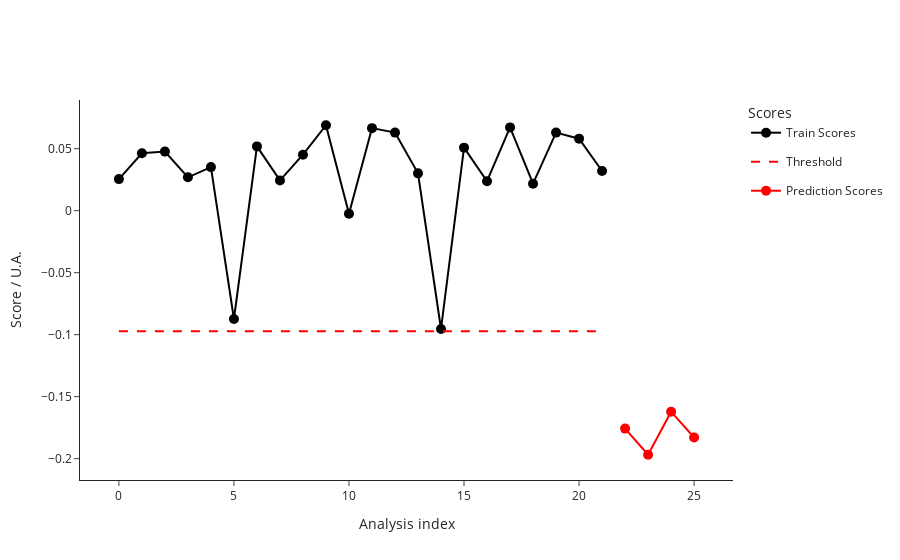

The code cell stored with this chart in its notebook:
### Code cell
ana.add_prediction(add_outliers = False)
ana.plot_scores()

### Figure 1 — Plotly figure (JSON) as saved in the notebook; plotly's stock layout.template omitted (floating-point values rounded to 4 significant figures)
{"data": [{"hovertemplate": ["<b>index: </b>17<br><b>name: </b>210812_Pac--005<br><b>path: </b>D:/ExtractedSignals\\210812_Pac 2021-08-12 10-30-07\\210812_Pac--005.D<br><b>batch: </b>210812_Pac 2021-08-12 10-30-07<br><b>batch_position: </b>5<br><b>idle_time: </b>279.0<br><b>sample: </b>NaCl 0,9%<br><b>method: </b>SAA_411_Pac.M<br><b>timestamp: </b>2021-08-12 10:50:23<br><b>detector: </b>G1315C<br><b>pump: </b>G7110B<br><b>start_time: </b>2021-08-12 10:50:57<br><b>end_time: </b>2021-08-12 10:54:57<br><b>runtime: </b>239.7000000000036", "<b>index: </b>18<br><b>name: </b>210812_Pac--006<br><b>path: </b>D:/ExtractedSignals\\210812_Pac 2021-08-12 10-30-07\\210812_Pac--006.D<br><b>batch: </b>210812_Pac 2021-08-12 10-30-07<br><b>batch_position: </b>6<br><b>idle_time: </b>279.0<br><b>sample: </b>Blank<br><b>method: </b>SAA_411_Pac.M<br><b>timestamp: </b>2021-08-12 10:55:02<br><b>detector: </b>G1315C<br><b>pump: </b>G7110B<br><b>start_time: </b>2021-08-12 10:55:36<br><b>end_time: </b>2021-08-12 10:59:36<br><b>runtime: </b>239.7000000000036", "<b>index: </b>19<br><b>name: </b>210812_Pac--007<br><b>path: </b>D:/ExtractedSignals\\210812_Pac 2021-08-12 10-30-07\\210812_Pac--007.D<br><b>batch: </b>210812_Pac 2021-08-12 10-30-07<br><b>batch_position: </b>7<br><b>idle_time: </b>279.0<br><b>sample: </b>0.025 mg/ml<br><b>method: </b>SAA_411_Pac.M<br><b>timestamp: </b>2021-08-12 10:59:41<br><b>detector: </b>G1315C<br><b>pump: </b>G7110B<br><b>start_time: </b>2021-08-12 11:00:15<br><b>end_time: </b>2021-08-12 11:04:15<br><b>runtime: </b>239.7000000000036", "<b>index: </b>20<br><b>name: </b>210812_Pac--008<br><b>path: </b>D:/ExtractedSignals\\210812_Pac 2021-08-12 10-30-07\\210812_Pac--008.D<br><b>batch: </b>210812_Pac 2021-08-12 10-30-07<br><b>batch_position: </b>8<br><b>idle_time: </b>279.0<br><b>sample: </b>Blank<br><b>method: </b>SAA_411_Pac.M<br><b>timestamp: </b>2021-08-12 11:04:20<br><b>detector: </b>G1315C<br><b>pump: </b>G7110B<br><b>start_time: </b>2021-08-12 11:04:54<br><b>end_time: </b>2021-08-12 11:08:54<br><b>runtime: </b>239.7000000000036", "<b>index: </b>21<br><b>name: </b>210812_Pac--009<br><b>path: </b>D:/ExtractedSignals\\210812_Pac 2021-08-12 10-30-07\\210812_Pac--009.D<br><b>batch: </b>210812_Pac 2021-08-12 10-30-07<br><b>batch_position: </b>9<br><b>idle_time: </b>279.0<br><b>sample: </b>210806/036 :10<br><b>method: </b>SAA_411_Pac.M<br><b>timestamp: </b>2021-08-12 11:08:59<br><b>detector: </b>G1315C<br><b>pump: </b>G7110B<br><b>start_time: </b>2021-08-12 11:09:32<br><b>end_time: </b>2021-08-12 11:13:32<br><b>runtime: </b>239.7000000000036", "<b>index: </b>22<br><b>name: </b>210812_Pac--010<br><b>path: </b>D:/ExtractedSignals\\210812_Pac 2021-08-12 10-30-07\\210812_Pac--010.D<br><b>batch: </b>210812_Pac 2021-08-12 10-30-07<br><b>batch_position: </b>10<br><b>idle_time: </b>278.0<br><b>sample: </b>210806/036 :10<br><b>method: </b>SAA_411_Pac.M<br><b>timestamp: </b>2021-08-12 11:13:37<br><b>detector: </b>G7110B<br><b>pump: </b>G7110B<br><b>start_time: </b>2021-08-12 11:14:11<br><b>end_time: </b>2021-08-12 11:18:11<br><b>runtime: </b>239.7000000000036", "<b>index: </b>23<br><b>name: </b>210812_Pac--011<br><b>path: </b>D:/ExtractedSignals\\210812_Pac 2021-08-12 10-30-07\\210812_Pac--011.D<br><b>batch: </b>210812_Pac 2021-08-12 10-30-07<br><b>batch_position: </b>11<br><b>idle_time: </b>279.0<br><b>sample: </b>210806/036 :10<br><b>method: </b>SAA_411_Pac.M<br><b>timestamp: </b>2021-08-12 11:18:16<br><b>detector: </b>G7110B<br><b>pump: </b>G7110B<br><b>start_time: </b>2021-08-12 11:18:50<br><b>end_time: </b>2021-08-12 11:22:50<br><b>runtime: </b>239.7000000000036", "<b>index: </b>24<br><b>name: </b>210812_Pac--012<br><b>path: </b>D:/ExtractedSignals\\210812_Pac 2021-08-12 10-30-07\\210812_Pac--012.D<br><b>batch: </b>210812_Pac 2021-08-12 10-30-07<br><b>batch_position: </b>12<br><b>idle_time: </b>279.0<br><b>sample: </b>Blank<br><b>method: </b>SAA_411_Pac.M<br><b>timestamp: </b>2021-08-12 11:22:55<br><b>detector: </b>G1315C<br><b>pump: </b>G7110B<br><b>start_time: </b>2021-08-12 11:23:29<br><b>end_time: </b>2021-08-12 11:27:29<br><b>runtime: </b>239.7000000000036", "<b>index: </b>25<br><b>name: </b>210812_Pac--013<br><b>path: </b>D:/ExtractedSignals\\210812_Pac 2021-08-12 10-30-07\\210812_Pac--013.D<br><b>batch: </b>210812_Pac 2021-08-12 10-30-07<br><b>batch_position: </b>13<br><b>idle_time: </b>279.0<br><b>sample: </b>0.025 mg/ml<br><b>method: </b>SAA_411_Pac.M<br><b>timestamp: </b>2021-08-12 11:27:34<br><b>detector: </b>G1315C<br><b>pump: </b>G7110B<br><b>start_time: </b>2021-08-12 11:28:08<br><b>end_time: </b>2021-08-12 11:32:08<br><b>runtime: </b>239.7000000000036", "<b>index: </b>26<br><b>name: </b>210812_Pac--014<br><b>path: </b>D:/ExtractedSignals\\210812_Pac 2021-08-12 10-30-07\\210812_Pac--014.D<br><b>batch: </b>210812_Pac 2021-08-12 10-30-07<br><b>batch_position: </b>14<br><b>idle_time: </b>279.0<br><b>sample: </b>Blank<br><b>method: </b>SAA_411_Pac.M<br><b>timestamp: </b>2021-08-12 11:32:13<br><b>detector: </b>G7110B<br><b>pump: </b>G7110B<br><b>start_time: </b>2021-08-12 11:32:46<br><b>end_time: </b>2021-08-12 11:36:47<br><b>runtime: </b>239.7000000000036", "<b>index: </b>85<br><b>name: </b>210813_Pac--003<br><b>path: </b>D:/ExtractedSignals\\210813_Pac 2021-08-13 10-37-27\\210813_Pac--003.D<br><b>batch: </b>210813_Pac 2021-08-13 10-37-27<br><b>batch_position: </b>3<br><b>idle_time: </b>278.0<br><b>sample: </b>Blank<br><b>method: </b>SAA_411_Pac.M<br><b>timestamp: </b>2021-08-13 10:48:34<br><b>detector: </b>G1315C<br><b>pump: </b>G7116B<br><b>start_time: </b>2021-08-13 10:49:08<br><b>end_time: </b>2021-08-13 10:53:08<br><b>runtime: </b>239.7000000000036", "<b>index: </b>86<br><b>name: </b>210813_Pac--004<br><b>path: </b>D:/ExtractedSignals\\210813_Pac 2021-08-13 10-37-27\\210813_Pac--004.D<br><b>batch: </b>210813_Pac 2021-08-13 10-37-27<br><b>batch_position: </b>4<br><b>idle_time: </b>279.0<br><b>sample: </b>Blank<br><b>method: </b>SAA_411_Pac.M<br><b>timestamp: </b>2021-08-13 10:53:13<br><b>detector: </b>G1315C<br><b>pump: </b>G7110B<br><b>start_time: </b>2021-08-13 10:53:47<br><b>end_time: </b>2021-08-13 10:57:47<br><b>runtime: </b>239.7000000000036", "<b>index: </b>87<br><b>name: </b>210813_Pac--005<br><b>path: </b>D:/ExtractedSignals\\210813_Pac 2021-08-13 10-37-27\\210813_Pac--005.D<br><b>batch: </b>210813_Pac 2021-08-13 10-37-27<br><b>batch_position: </b>5<br><b>idle_time: </b>279.0<br><b>sample: </b>NaCl 0,9%<br><b>method: </b>SAA_411_Pac.M<br><b>timestamp: </b>2021-08-13 10:57:52<br><b>detector: </b>G7110B<br><b>pump: </b>G7110B<br><b>start_time: </b>2021-08-13 10:58:26<br><b>end_time: </b>2021-08-13 11:02:27<br><b>runtime: </b>239.7000000000036", "<b>index: </b>88<br><b>name: </b>210813_Pac--006<br><b>path: </b>D:/ExtractedSignals\\210813_Pac 2021-08-13 10-37-27\\210813_Pac--006.D<br><b>batch: </b>210813_Pac 2021-08-13 10-37-27<br><b>batch_position: </b>6<br><b>idle_time: </b>279.0<br><b>sample: </b>Blank<br><b>method: </b>SAA_411_Pac.M<br><b>timestamp: </b>2021-08-13 11:02:31<br><b>detector: </b>G1315C<br><b>pump: </b>G7110B<br><b>start_time: </b>2021-08-13 11:03:05<br><b>end_time: </b>2021-08-13 11:07:06<br><b>runtime: </b>239.7000000000036", "<b>index: </b>89<br><b>name: </b>210813_Pac--007<br><b>path: </b>D:/ExtractedSignals\\210813_Pac 2021-08-13 10-37-27\\210813_Pac--007.D<br><b>batch: </b>210813_Pac 2021-08-13 10-37-27<br><b>batch_position: </b>7<br><b>idle_time: </b>279.0<br><b>sample: </b>0.025 mg/ml<br><b>method: </b>SAA_411_Pac.M<br><b>timestamp: </b>2021-08-13 11:07:10<br><b>detector: </b>G1315C<br><b>pump: </b>G7116B<br><b>start_time: </b>2021-08-13 11:07:44<br><b>end_time: </b>2021-08-13 11:11:45<br><b>runtime: </b>239.7000000000036", "<b>index: </b>90<br><b>name: </b>210813_Pac--008<br><b>path: </b>D:/ExtractedSignals\\210813_Pac 2021-08-13 10-37-27\\210813_Pac--008.D<br><b>batch: </b>210813_Pac 2021-08-13 10-37-27<br><b>batch_position: </b>8<br><b>idle_time: </b>279.0<br><b>sample: </b>Blank<br><b>method: </b>SAA_411_Pac.M<br><b>timestamp: </b>2021-08-13 11:11:49<br><b>detector: </b>G1315C<br><b>pump: </b>G7110B<br><b>start_time: </b>2021-08-13 11:12:23<br><b>end_time: </b>2021-08-13 11:16:23<br><b>runtime: </b>239.7000000000036", "<b>index: </b>91<br><b>name: </b>210813_Pac--009<br><b>path: </b>D:/ExtractedSignals\\210813_Pac 2021-08-13 10-37-27\\210813_Pac--009.D<br><b>batch: </b>210813_Pac 2021-08-13 10-37-27<br><b>batch_position: </b>9<br><b>idle_time: </b>279.0<br><b>sample: </b>210812/004 :20<br><b>method: </b>SAA_411_Pac.M<br><b>timestamp: </b>2021-08-13 11:16:28<br><b>detector: </b>G1315C<br><b>pump: </b>G7110B<br><b>start_time: </b>2021-08-13 11:17:02<br><b>end_time: </b>2021-08-13 11:21:03<br><b>runtime: </b>239.7000000000036", "<b>index: </b>92<br><b>name: </b>210813_Pac--010<br><b>path: </b>D:/ExtractedSignals\\210813_Pac 2021-08-13 10-37-27\\210813_Pac--010.D<br><b>batch: </b>210813_Pac 2021-08-13 10-37-27<br><b>batch_position: </b>10<br><b>idle_time: </b>280.0<br><b>sample: </b>210812/004 :20<br><b>method: </b>SAA_411_Pac.M<br><b>timestamp: </b>2021-08-13 11:21:08<br><b>detector: </b>G1315C<br><b>pump: </b>G7110B<br><b>start_time: </b>2021-08-13 11:21:41<br><b>end_time: </b>2021-08-13 11:25:42<br><b>runtime: </b>239.7000000000036", "<b>index: </b>93<br><b>name: </b>210813_Pac--011<br><b>path: </b>D:/ExtractedSignals\\210813_Pac 2021-08-13 10-37-27\\210813_Pac--011.D<br><b>batch: </b>210813_Pac 2021-08-13 10-37-27<br><b>batch_position: </b>11<br><b>idle_time: </b>278.0<br><b>sample: </b>210812/004 :20<br><b>method: </b>SAA_411_Pac.M<br><b>timestamp: </b>2021-08-13 11:25:46<br><b>detector: </b>G1315C<br><b>pump: </b>G7110B<br><b>start_time: </b>2021-08-13 11:26:21<br><b>end_time: </b>2021-08-13 11:30:21<br><b>runtime: </b>239.7000000000036", "<b>index: </b>94<br><b>name: </b>210813_Pac--012<br><b>path: </b>D:/ExtractedSignals\\210813_Pac 2021-08-13 10-37-27\\210813_Pac--012.D<br><b>batch: </b>210813_Pac 2021-08-13 10-37-27<br><b>batch_position: </b>12<br><b>idle_time: </b>280.0<br><b>sample: </b>Blank<br><b>method: </b>SAA_411_Pac.M<br><b>timestamp: </b>2021-08-13 11:30:26<br><b>detector: </b>G1315C<br><b>pump: </b>G7110B<br><b>start_time: </b>2021-08-13 11:30:59<br><b>end_time: </b>2021-08-13 11:34:59<br><b>runtime: </b>239.7000000000036", "<b>index: </b>95<br><b>name: </b>210813_Pac--013<br><b>path: </b>D:/ExtractedSignals\\210813_Pac 2021-08-13 10-37-27\\210813_Pac--013.D<br><b>batch: </b>210813_Pac 2021-08-13 10-37-27<br><b>batch_position: </b>13<br><b>idle_time: </b>278.0<br><b>sample: </b>0.025 mg/ml<br><b>method: </b>SAA_411_Pac.M<br><b>timestamp: </b>2021-08-13 11:35:04<br><b>detector: </b>G1315C<br><b>pump: </b>G7110B<br><b>start_time: </b>2021-08-13 11:35:38<br><b>end_time: </b>2021-08-13 11:39:38<br><b>runtime: </b>239.7000000000036", "<b>index: </b>96<br><b>name: </b>210813_Pac--014<br><b>path: </b>D:/ExtractedSignals\\210813_Pac 2021-08-13 10-37-27\\210813_Pac--014.D<br><b>batch: </b>210813_Pac 2021-08-13 10-37-27<br><b>batch_position: </b>14<br><b>idle_time: </b>279.0<br><b>sample: </b>Blank<br><b>method: </b>SAA_411_Pac.M<br><b>timestamp: </b>2021-08-13 11:39:43<br><b>detector: </b>G1315C<br><b>pump: </b>G7110B<br><b>start_time: </b>2021-08-13 11:40:16<br><b>end_time: </b>2021-08-13 11:44:17<br><b>runtime: </b>239.7000000000036"], "legendgroup": "Train", "line": {"color": "black"}, "marker": {"color": "black", "size": 10}, "mode": "lines+markers", "name": "Train Scores", "text": ["<b>index: </b>17<br><b>name: </b>210812_Pac--005<br><b>path: </b>D:/ExtractedSignals\\210812_Pac 2021-08-12 10-30-07\\210812_Pac--005.D<br><b>batch: </b>210812_Pac 2021-08-12 10-30-07<br><b>batch_position: </b>5<br><b>idle_time: </b>279.0<br><b>sample: </b>NaCl 0,9%<br><b>method: </b>SAA_411_Pac.M<br><b>timestamp: </b>2021-08-12 10:50:23<br><b>detector: </b>G1315C<br><b>pump: </b>G7110B<br><b>start_time: </b>2021-08-12 10:50:57<br><b>end_time: </b>2021-08-12 10:54:57<br><b>runtime: </b>239.7000000000036", "<b>index: </b>18<br><b>name: </b>210812_Pac--006<br><b>path: </b>D:/ExtractedSignals\\210812_Pac 2021-08-12 10-30-07\\210812_Pac--006.D<br><b>batch: </b>210812_Pac 2021-08-12 10-30-07<br><b>batch_position: </b>6<br><b>idle_time: </b>279.0<br><b>sample: </b>Blank<br><b>method: </b>SAA_411_Pac.M<br><b>timestamp: </b>2021-08-12 10:55:02<br><b>detector: </b>G1315C<br><b>pump: </b>G7110B<br><b>start_time: </b>2021-08-12 10:55:36<br><b>end_time: </b>2021-08-12 10:59:36<br><b>runtime: </b>239.7000000000036", "<b>index: </b>19<br><b>name: </b>210812_Pac--007<br><b>path: </b>D:/ExtractedSignals\\210812_Pac 2021-08-12 10-30-07\\210812_Pac--007.D<br><b>batch: </b>210812_Pac 2021-08-12 10-30-07<br><b>batch_position: </b>7<br><b>idle_time: </b>279.0<br><b>sample: </b>0.025 mg/ml<br><b>method: </b>SAA_411_Pac.M<br><b>timestamp: </b>2021-08-12 10:59:41<br><b>detector: </b>G1315C<br><b>pump: </b>G7110B<br><b>start_time: </b>2021-08-12 11:00:15<br><b>end_time: </b>2021-08-12 11:04:15<br><b>runtime: </b>239.7000000000036", "<b>index: </b>20<br><b>name: </b>210812_Pac--008<br><b>path: </b>D:/ExtractedSignals\\210812_Pac 2021-08-12 10-30-07\\210812_Pac--008.D<br><b>batch: </b>210812_Pac 2021-08-12 10-30-07<br><b>batch_position: </b>8<br><b>idle_time: </b>279.0<br><b>sample: </b>Blank<br><b>method: </b>SAA_411_Pac.M<br><b>timestamp: </b>2021-08-12 11:04:20<br><b>detector: </b>G1315C<br><b>pump: </b>G7110B<br><b>start_time: </b>2021-08-12 11:04:54<br><b>end_time: </b>2021-08-12 11:08:54<br><b>runtime: </b>239.7000000000036", "<b>index: </b>21<br><b>name: </b>210812_Pac--009<br><b>path: </b>D:/ExtractedSignals\\210812_Pac 2021-08-12 10-30-07\\210812_Pac--009.D<br><b>batch: </b>210812_Pac 2021-08-12 10-30-07<br><b>batch_position: </b>9<br><b>idle_time: </b>279.0<br><b>sample: </b>210806/036 :10<br><b>method: </b>SAA_411_Pac.M<br><b>timestamp: </b>2021-08-12 11:08:59<br><b>detector: </b>G1315C<br><b>pump: </b>G7110B<br><b>start_time: </b>2021-08-12 11:09:32<br><b>end_time: </b>2021-08-12 11:13:32<br><b>runtime: </b>239.7000000000036", "<b>index: </b>22<br><b>name: </b>210812_Pac--010<br><b>path: </b>D:/ExtractedSignals\\210812_Pac 2021-08-12 10-30-07\\210812_Pac--010.D<br><b>batch: </b>210812_Pac 2021-08-12 10-30-07<br><b>batch_position: </b>10<br><b>idle_time: </b>278.0<br><b>sample: </b>210806/036 :10<br><b>method: </b>SAA_411_Pac.M<br><b>timestamp: </b>2021-08-12 11:13:37<br><b>detector: </b>G7110B<br><b>pump: </b>G7110B<br><b>start_time: </b>2021-08-12 11:14:11<br><b>end_time: </b>2021-08-12 11:18:11<br><b>runtime: </b>239.7000000000036", "<b>index: </b>23<br><b>name: </b>210812_Pac--011<br><b>path: </b>D:/ExtractedSignals\\210812_Pac 2021-08-12 10-30-07\\210812_Pac--011.D<br><b>batch: </b>210812_Pac 2021-08-12 10-30-07<br><b>batch_position: </b>11<br><b>idle_time: </b>279.0<br><b>sample: </b>210806/036 :10<br><b>method: </b>SAA_411_Pac.M<br><b>timestamp: </b>2021-08-12 11:18:16<br><b>detector: </b>G7110B<br><b>pump: </b>G7110B<br><b>start_time: </b>2021-08-12 11:18:50<br><b>end_time: </b>2021-08-12 11:22:50<br><b>runtime: </b>239.7000000000036", "<b>index: </b>24<br><b>name: </b>210812_Pac--012<br><b>path: </b>D:/ExtractedSignals\\210812_Pac 2021-08-12 10-30-07\\210812_Pac--012.D<br><b>batch: </b>210812_Pac 2021-08-12 10-30-07<br><b>batch_position: </b>12<br><b>idle_time: </b>279.0<br><b>sample: </b>Blank<br><b>method: </b>SAA_411_Pac.M<br><b>timestamp: </b>2021-08-12 11:22:55<br><b>detector: </b>G1315C<br><b>pump: </b>G7110B<br><b>start_time: </b>2021-08-12 11:23:29<br><b>end_time: </b>2021-08-12 11:27:29<br><b>runtime: </b>239.7000000000036", "<b>index: </b>25<br><b>name: </b>210812_Pac--013<br><b>path: </b>D:/ExtractedSignals\\210812_Pac 2021-08-12 10-30-07\\210812_Pac--013.D<br><b>batch: </b>210812_Pac 2021-08-12 10-30-07<br><b>batch_position: </b>13<br><b>idle_time: </b>279.0<br><b>sample: </b>0.025 mg/ml<br><b>method: </b>SAA_411_Pac.M<br><b>timestamp: </b>2021-08-12 11:27:34<br><b>detector: </b>G1315C<br><b>pump: </b>G7110B<br><b>start_time: </b>2021-08-12 11:28:08<br><b>end_time: </b>2021-08-12 11:32:08<br><b>runtime: </b>239.7000000000036", "<b>index: </b>26<br><b>name: </b>210812_Pac--014<br><b>path: </b>D:/ExtractedSignals\\210812_Pac 2021-08-12 10-30-07\\210812_Pac--014.D<br><b>batch: </b>210812_Pac 2021-08-12 10-30-07<br><b>batch_position: </b>14<br><b>idle_time: </b>279.0<br><b>sample: </b>Blank<br><b>method: </b>SAA_411_Pac.M<br><b>timestamp: </b>2021-08-12 11:32:13<br><b>detector: </b>G7110B<br><b>pump: </b>G7110B<br><b>start_time: </b>2021-08-12 11:32:46<br><b>end_time: </b>2021-08-12 11:36:47<br><b>runtime: </b>239.7000000000036", "<b>index: </b>85<br><b>name: </b>210813_Pac--003<br><b>path: </b>D:/ExtractedSignals\\210813_Pac 2021-08-13 10-37-27\\210813_Pac--003.D<br><b>batch: </b>210813_Pac 2021-08-13 10-37-27<br><b>batch_position: </b>3<br><b>idle_time: </b>278.0<br><b>sample: </b>Blank<br><b>method: </b>SAA_411_Pac.M<br><b>timestamp: </b>2021-08-13 10:48:34<br><b>detector: </b>G1315C<br><b>pump: </b>G7116B<br><b>start_time: </b>2021-08-13 10:49:08<br><b>end_time: </b>2021-08-13 10:53:08<br><b>runtime: </b>239.7000000000036", "<b>index: </b>86<br><b>name: </b>210813_Pac--004<br><b>path: </b>D:/ExtractedSignals\\210813_Pac 2021-08-13 10-37-27\\210813_Pac--004.D<br><b>batch: </b>210813_Pac 2021-08-13 10-37-27<br><b>batch_position: </b>4<br><b>idle_time: </b>279.0<br><b>sample: </b>Blank<br><b>method: </b>SAA_411_Pac.M<br><b>timestamp: </b>2021-08-13 10:53:13<br><b>detector: </b>G1315C<br><b>pump: </b>G7110B<br><b>start_time: </b>2021-08-13 10:53:47<br><b>end_time: </b>2021-08-13 10:57:47<br><b>runtime: </b>239.7000000000036", "<b>index: </b>87<br><b>name: </b>210813_Pac--005<br><b>path: </b>D:/ExtractedSignals\\210813_Pac 2021-08-13 10-37-27\\210813_Pac--005.D<br><b>batch: </b>210813_Pac 2021-08-13 10-37-27<br><b>batch_position: </b>5<br><b>idle_time: </b>279.0<br><b>sample: </b>NaCl 0,9%<br><b>method: </b>SAA_411_Pac.M<br><b>timestamp: </b>2021-08-13 10:57:52<br><b>detector: </b>G7110B<br><b>pump: </b>G7110B<br><b>start_time: </b>2021-08-13 10:58:26<br><b>end_time: </b>2021-08-13 11:02:27<br><b>runtime: </b>239.7000000000036", "<b>index: </b>88<br><b>name: </b>210813_Pac--006<br><b>path: </b>D:/ExtractedSignals\\210813_Pac 2021-08-13 10-37-27\\210813_Pac--006.D<br><b>batch: </b>210813_Pac 2021-08-13 10-37-27<br><b>batch_position: </b>6<br><b>idle_time: </b>279.0<br><b>sample: </b>Blank<br><b>method: </b>SAA_411_Pac.M<br><b>timestamp: </b>2021-08-13 11:02:31<br><b>detector: </b>G1315C<br><b>pump: </b>G7110B<br><b>start_time: </b>2021-08-13 11:03:05<br><b>end_time: </b>2021-08-13 11:07:06<br><b>runtime: </b>239.7000000000036", "<b>index: </b>89<br><b>name: </b>210813_Pac--007<br><b>path: </b>D:/ExtractedSignals\\210813_Pac 2021-08-13 10-37-27\\210813_Pac--007.D<br><b>batch: </b>210813_Pac 2021-08-13 10-37-27<br><b>batch_position: </b>7<br><b>idle_time: </b>279.0<br><b>sample: </b>0.025 mg/ml<br><b>method: </b>SAA_411_Pac.M<br><b>timestamp: </b>2021-08-13 11:07:10<br><b>detector: </b>G1315C<br><b>pump: </b>G7116B<br><b>start_time: </b>2021-08-13 11:07:44<br><b>end_time: </b>2021-08-13 11:11:45<br><b>runtime: </b>239.7000000000036", "<b>index: </b>90<br><b>name: </b>210813_Pac--008<br><b>path: </b>D:/ExtractedSignals\\210813_Pac 2021-08-13 10-37-27\\210813_Pac--008.D<br><b>batch: </b>210813_Pac 2021-08-13 10-37-27<br><b>batch_position: </b>8<br><b>idle_time: </b>279.0<br><b>sample: </b>Blank<br><b>method: </b>SAA_411_Pac.M<br><b>timestamp: </b>2021-08-13 11:11:49<br><b>detector: </b>G1315C<br><b>pump: </b>G7110B<br><b>start_time: </b>2021-08-13 11:12:23<br><b>end_time: </b>2021-08-13 11:16:23<br><b>runtime: </b>239.7000000000036", "<b>index: </b>91<br><b>name: </b>210813_Pac--009<br><b>path: </b>D:/ExtractedSignals\\210813_Pac 2021-08-13 10-37-27\\210813_Pac--009.D<br><b>batch: </b>210813_Pac 2021-08-13 10-37-27<br><b>batch_position: </b>9<br><b>idle_time: </b>279.0<br><b>sample: </b>210812/004 :20<br><b>method: </b>SAA_411_Pac.M<br><b>timestamp: </b>2021-08-13 11:16:28<br><b>detector: </b>G1315C<br><b>pump: </b>G7110B<br><b>start_time: </b>2021-08-13 11:17:02<br><b>end_time: </b>2021-08-13 11:21:03<br><b>runtime: </b>239.7000000000036", "<b>index: </b>92<br><b>name: </b>210813_Pac--010<br><b>path: </b>D:/ExtractedSignals\\210813_Pac 2021-08-13 10-37-27\\210813_Pac--010.D<br><b>batch: </b>210813_Pac 2021-08-13 10-37-27<br><b>batch_position: </b>10<br><b>idle_time: </b>280.0<br><b>sample: </b>210812/004 :20<br><b>method: </b>SAA_411_Pac.M<br><b>timestamp: </b>2021-08-13 11:21:08<br><b>detector: </b>G1315C<br><b>pump: </b>G7110B<br><b>start_time: </b>2021-08-13 11:21:41<br><b>end_time: </b>2021-08-13 11:25:42<br><b>runtime: </b>239.7000000000036", "<b>index: </b>93<br><b>name: </b>210813_Pac--011<br><b>path: </b>D:/ExtractedSignals\\210813_Pac 2021-08-13 10-37-27\\210813_Pac--011.D<br><b>batch: </b>210813_Pac 2021-08-13 10-37-27<br><b>batch_position: </b>11<br><b>idle_time: </b>278.0<br><b>sample: </b>210812/004 :20<br><b>method: </b>SAA_411_Pac.M<br><b>timestamp: </b>2021-08-13 11:25:46<br><b>detector: </b>G1315C<br><b>pump: </b>G7110B<br><b>start_time: </b>2021-08-13 11:26:21<br><b>end_time: </b>2021-08-13 11:30:21<br><b>runtime: </b>239.7000000000036", "<b>index: </b>94<br><b>name: </b>210813_Pac--012<br><b>path: </b>D:/ExtractedSignals\\210813_Pac 2021-08-13 10-37-27\\210813_Pac--012.D<br><b>batch: </b>210813_Pac 2021-08-13 10-37-27<br><b>batch_position: </b>12<br><b>idle_time: </b>280.0<br><b>sample: </b>Blank<br><b>method: </b>SAA_411_Pac.M<br><b>timestamp: </b>2021-08-13 11:30:26<br><b>detector: </b>G1315C<br><b>pump: </b>G7110B<br><b>start_time: </b>2021-08-13 11:30:59<br><b>end_time: </b>2021-08-13 11:34:59<br><b>runtime: </b>239.7000000000036", "<b>index: </b>95<br><b>name: </b>210813_Pac--013<br><b>path: </b>D:/ExtractedSignals\\210813_Pac 2021-08-13 10-37-27\\210813_Pac--013.D<br><b>batch: </b>210813_Pac 2021-08-13 10-37-27<br><b>batch_position: </b>13<br><b>idle_time: </b>278.0<br><b>sample: </b>0.025 mg/ml<br><b>method: </b>SAA_411_Pac.M<br><b>timestamp: </b>2021-08-13 11:35:04<br><b>detector: </b>G1315C<br><b>pump: </b>G7110B<br><b>start_time: </b>2021-08-13 11:35:38<br><b>end_time: </b>2021-08-13 11:39:38<br><b>runtime: </b>239.7000000000036", "<b>index: </b>96<br><b>name: </b>210813_Pac--014<br><b>path: </b>D:/ExtractedSignals\\210813_Pac 2021-08-13 10-37-27\\210813_Pac--014.D<br><b>batch: </b>210813_Pac 2021-08-13 10-37-27<br><b>batch_position: </b>14<br><b>idle_time: </b>279.0<br><b>sample: </b>Blank<br><b>method: </b>SAA_411_Pac.M<br><b>timestamp: </b>2021-08-13 11:39:43<br><b>detector: </b>G1315C<br><b>pump: </b>G7110B<br><b>start_time: </b>2021-08-13 11:40:16<br><b>end_time: </b>2021-08-13 11:44:17<br><b>runtime: </b>239.7000000000036"], "type": "scatter", "x": [0, 1, 2, 3, 4, 5, 6, 7, 8, 9, 10, 11, 12, 13, 14, 15, 16, 17, 18, 19, 20, 21], "y": [0.02548, 0.04633, 0.04765, 0.02692, 0.03514, -0.08736, 0.05186, 0.02442, 0.04517, 0.06891, -0.002421, 0.06658, 0.06296, 0.0301, -0.09541, 0.05083, 0.02376, 0.06717, 0.02179, 0.06297, 0.05809, 0.03198]}, {"legendgroup": "Threshold", "line": {"color": "red", "dash": "dash"}, "mode": "lines", "name": "Threshold", "type": "scatter", "x": [0, 21], "y": [-0.09725, -0.09725]}, {"hovertemplate": ["<b>index: </b>27<br><b>name: </b>210812_Pac<br><b>path: </b>D:/ExtractedSignals\\210812_Pac 2021-08-12 10-30-07\\210812_Pac.D<br><b>batch: </b>210812_Pac 2021-08-12 10-30-07<br><b>batch_position: </b>1<br><b>idle_time: </b>173.0<br><b>sample: </b>Blank<br><b>method: </b>SAA_411_Pac.M<br><b>timestamp: </b>2021-08-12 10:30:12<br><b>detector: </b>G7110B<br><b>pump: </b>G7110B<br><b>start_time: </b>2021-08-12 10:32:20<br><b>end_time: </b>2021-08-12 10:36:21<br><b>runtime: </b>239.7000000000036", "<b>index: </b>14<br><b>name: </b>210812_Pac--002<br><b>path: </b>D:/ExtractedSignals\\210812_Pac 2021-08-12 10-30-07\\210812_Pac--002.D<br><b>batch: </b>210812_Pac 2021-08-12 10-30-07<br><b>batch_position: </b>2<br><b>idle_time: </b>374.0<br><b>sample: </b>Blank<br><b>method: </b>SAA_411_Pac.M<br><b>timestamp: </b>2021-08-12 10:36:26<br><b>detector: </b>G1315C<br><b>pump: </b>G7110B<br><b>start_time: </b>2021-08-12 10:37:00<br><b>end_time: </b>2021-08-12 10:41:00<br><b>runtime: </b>239.7000000000036", "<b>index: </b>15<br><b>name: </b>210812_Pac--003<br><b>path: </b>D:/ExtractedSignals\\210812_Pac 2021-08-12 10-30-07\\210812_Pac--003.D<br><b>batch: </b>210812_Pac 2021-08-12 10-30-07<br><b>batch_position: </b>3<br><b>idle_time: </b>279.0<br><b>sample: </b>Blank<br><b>method: </b>SAA_411_Pac.M<br><b>timestamp: </b>2021-08-12 10:41:05<br><b>detector: </b>G1315C<br><b>pump: </b>G7110B<br><b>start_time: </b>2021-08-12 10:41:39<br><b>end_time: </b>2021-08-12 10:45:39<br><b>runtime: </b>239.7000000000036", "<b>index: </b>16<br><b>name: </b>210812_Pac--004<br><b>path: </b>D:/ExtractedSignals\\210812_Pac 2021-08-12 10-30-07\\210812_Pac--004.D<br><b>batch: </b>210812_Pac 2021-08-12 10-30-07<br><b>batch_position: </b>4<br><b>idle_time: </b>279.0<br><b>sample: </b>Blank<br><b>method: </b>SAA_411_Pac.M<br><b>timestamp: </b>2021-08-12 10:45:44<br><b>detector: </b>G1315C<br><b>pump: </b>G7110B<br><b>start_time: </b>2021-08-12 10:46:18<br><b>end_time: </b>2021-08-12 10:50:18<br><b>runtime: </b>239.7000000000036"], "legendgroup": "Prediction", "line": {"color": "red"}, "marker": {"color": "red", "size": 10}, "mode": "lines+markers", "name": "Prediction Scores", "text": ["<b>index: </b>27<br><b>name: </b>210812_Pac<br><b>path: </b>D:/ExtractedSignals\\210812_Pac 2021-08-12 10-30-07\\210812_Pac.D<br><b>batch: </b>210812_Pac 2021-08-12 10-30-07<br><b>batch_position: </b>1<br><b>idle_time: </b>173.0<br><b>sample: </b>Blank<br><b>method: </b>SAA_411_Pac.M<br><b>timestamp: </b>2021-08-12 10:30:12<br><b>detector: </b>G7110B<br><b>pump: </b>G7110B<br><b>start_time: </b>2021-08-12 10:32:20<br><b>end_time: </b>2021-08-12 10:36:21<br><b>runtime: </b>239.7000000000036", "<b>index: </b>14<br><b>name: </b>210812_Pac--002<br><b>path: </b>D:/ExtractedSignals\\210812_Pac 2021-08-12 10-30-07\\210812_Pac--002.D<br><b>batch: </b>210812_Pac 2021-08-12 10-30-07<br><b>batch_position: </b>2<br><b>idle_time: </b>374.0<br><b>sample: </b>Blank<br><b>method: </b>SAA_411_Pac.M<br><b>timestamp: </b>2021-08-12 10:36:26<br><b>detector: </b>G1315C<br><b>pump: </b>G7110B<br><b>start_time: </b>2021-08-12 10:37:00<br><b>end_time: </b>2021-08-12 10:41:00<br><b>runtime: </b>239.7000000000036", "<b>index: </b>15<br><b>name: </b>210812_Pac--003<br><b>path: </b>D:/ExtractedSignals\\210812_Pac 2021-08-12 10-30-07\\210812_Pac--003.D<br><b>batch: </b>210812_Pac 2021-08-12 10-30-07<br><b>batch_position: </b>3<br><b>idle_time: </b>279.0<br><b>sample: </b>Blank<br><b>method: </b>SAA_411_Pac.M<br><b>timestamp: </b>2021-08-12 10:41:05<br><b>detector: </b>G1315C<br><b>pump: </b>G7110B<br><b>start_time: </b>2021-08-12 10:41:39<br><b>end_time: </b>2021-08-12 10:45:39<br><b>runtime: </b>239.7000000000036", "<b>index: </b>16<br><b>name: </b>210812_Pac--004<br><b>path: </b>D:/ExtractedSignals\\210812_Pac 2021-08-12 10-30-07\\210812_Pac--004.D<br><b>batch: </b>210812_Pac 2021-08-12 10-30-07<br><b>batch_position: </b>4<br><b>idle_time: </b>279.0<br><b>sample: </b>Blank<br><b>method: </b>SAA_411_Pac.M<br><b>timestamp: </b>2021-08-12 10:45:44<br><b>detector: </b>G1315C<br><b>pump: </b>G7110B<br><b>start_time: </b>2021-08-12 10:46:18<br><b>end_time: </b>2021-08-12 10:50:18<br><b>runtime: </b>239.7000000000036"], "type": "scatter", "x": [22, 23, 24, 25], "y": [-0.1758, -0.1969, -0.1621, -0.1829]}], "layout": {"legend": {"title": {"text": "Scores"}}, "xaxis": {"title": {"text": "Analysis index"}}, "yaxis": {"title": {"text": "Score / U.A."}}}}
